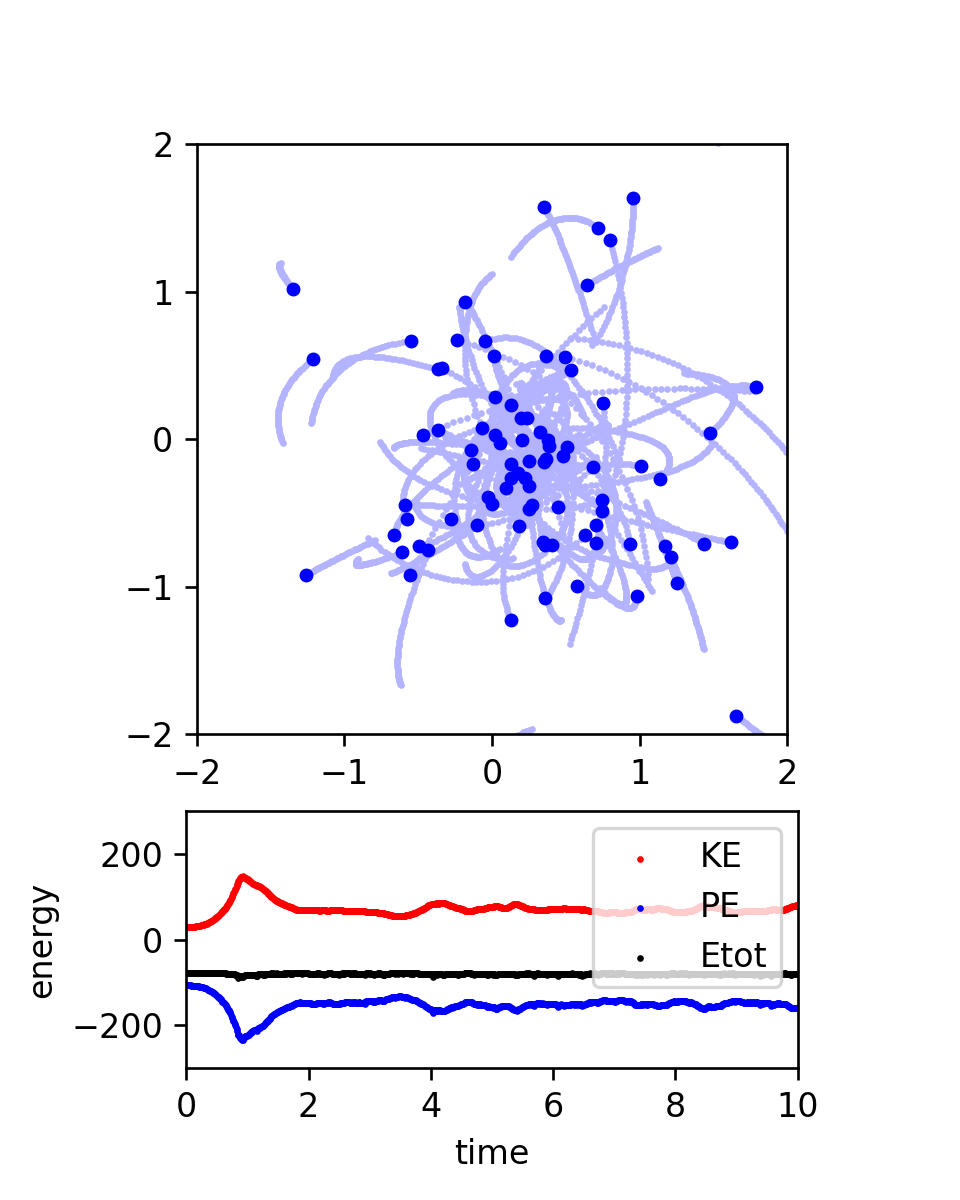

Recreate this plot in Python.
import numpy as np
import matplotlib.pyplot as plt

"""
Create Your Own N-body Simulation (With Python)
Philip Mocz (2020) Princeton Univeristy, @PMocz

Simulate orbits of stars interacting due to gravity
Code calculates pairwise forces according to Newton's Law of Gravity
"""


def getAcc(pos, mass, G, softening):
    """
    Calculate the acceleration on each particle due to Newton's Law 
	pos  is an N x 3 matrix of positions
	mass is an N x 1 vector of masses
	G is Newton's Gravitational constant
	softening is the softening length
	a is N x 3 matrix of accelerations
	"""
    # positions r = [x,y,z] for all particles
    x = pos[:, 0:1]
    y = pos[:, 1:2]
    z = pos[:, 2:3]

    # matrix that stores all pairwise particle separations: r_j - r_i
    dx = x.T - x
    dy = y.T - y
    dz = z.T - z

    # matrix that stores 1/r^3 for all particle pairwise particle separations
    inv_r3 = (dx ** 2 + dy ** 2 + dz ** 2 + softening ** 2)
    inv_r3[inv_r3 > 0] = inv_r3[inv_r3 > 0] ** (-1.5)

    ax = G * (dx * inv_r3) @ mass
    ay = G * (dy * inv_r3) @ mass
    az = G * (dz * inv_r3) @ mass

    # pack together the acceleration components
    a = np.hstack((ax, ay, az))

    return a


def getEnergy(pos, vel, mass, G):
    """
	Get kinetic energy (KE) and potential energy (PE) of simulation
	pos is N x 3 matrix of positions
	vel is N x 3 matrix of velocities
	mass is an N x 1 vector of masses
	G is Newton's Gravitational constant
	KE is the kinetic energy of the system
	PE is the potential energy of the system
	"""
    # Kinetic Energy:
    KE = 0.5 * np.sum(np.sum(mass * vel ** 2))

    # Potential Energy:

    # positions r = [x,y,z] for all particles
    x = pos[:, 0:1]
    y = pos[:, 1:2]
    z = pos[:, 2:3]

    # matrix that stores all pairwise particle separations: r_j - r_i
    dx = x.T - x
    dy = y.T - y
    dz = z.T - z

    # matrix that stores 1/r for all particle pairwise particle separations
    inv_r = np.sqrt(dx ** 2 + dy ** 2 + dz ** 2)
    inv_r[inv_r > 0] = 1.0 / inv_r[inv_r > 0]

    # sum over upper triangle, to count each interaction only once
    PE = G * np.sum(np.sum(np.triu(-(mass * mass.T) * inv_r, 1)))

    return KE, PE;


def main():
    """ N-body simulation """

    # Simulation parameters
    N = 50  # Number of particles
    t = 0  # current time of the simulation
    tEnd = 10.0  # time at which simulation ends
    dt = 0.01  # timestep
    softening = 0.1  # softening length
    G = 1.0  # Newton's Gravitational Constant
    plotRealTime = True  # switch on for plotting as the simulation goes along

    # Generate Initial Conditions
    np.random.seed(17)  # set the random number generator seed

    mass = 20.0 * np.ones((N, 1)) / N  # total mass of particles is 20
    pos = np.random.randn(N, 3)  # randomly selected positions and velocities
    vel = np.random.randn(N, 3)

    # Convert to Center-of-Mass frame
    vel -= np.mean(mass * vel, 0) / np.mean(mass)

    # calculate initial gravitational accelerations
    acc = getAcc(pos, mass, G, softening)

    # calculate initial energy of system
    KE, PE = getEnergy(pos, vel, mass, G)

    # number of timesteps
    Nt = int(np.ceil(tEnd / dt))

    # save energies, particle orbits for plotting trails
    pos_save = np.zeros((N, 3, Nt + 1))
    pos_save[:, :, 0] = pos
    KE_save = np.zeros(Nt + 1)
    KE_save[0] = KE
    PE_save = np.zeros(Nt + 1)
    PE_save[0] = PE
    t_all = np.arange(Nt + 1) * dt

    # prep figure
    fig = plt.figure(figsize=(4, 5), dpi=80)
    grid = plt.GridSpec(3, 1, wspace=0.0, hspace=0.3)
    ax1 = plt.subplot(grid[0:2, 0])
    ax2 = plt.subplot(grid[2, 0])

    # Simulation Main Loop
    for i in range(Nt):
        # (1/2) kick
        vel += acc * dt / 2.0

        # drift
        pos += vel * dt

        # update accelerations
        acc = getAcc(pos, mass, G, softening)

        # (1/2) kick
        vel += acc * dt / 2.0

        # update time
        t += dt

        # get energy of system
        KE, PE = getEnergy(pos, vel, mass, G)

        # save energies, positions for plotting trail
        pos_save[:, :, i + 1] = pos
        KE_save[i + 1] = KE
        PE_save[i + 1] = PE

        # plot in real time
        if plotRealTime or (i == Nt - 1):
            plt.sca(ax1)
            plt.cla()
            xx = pos_save[:, 0, max(i - 50, 0):i + 1]
            yy = pos_save[:, 1, max(i - 50, 0):i + 1]
            plt.scatter(xx, yy, s=1, color=[.7, .7, 1])
            plt.scatter(pos[:, 0], pos[:, 1], s=10, color='blue')
            ax1.set(xlim=(-2, 2), ylim=(-2, 2))
            ax1.set_aspect('equal', 'box')
            ax1.set_xticks([-2, -1, 0, 1, 2])
            ax1.set_yticks([-2, -1, 0, 1, 2])

            plt.sca(ax2)
            plt.cla()
            plt.scatter(t_all, KE_save, color='red', s=1, label='KE' if i == Nt - 1 else "")
            plt.scatter(t_all, PE_save, color='blue', s=1, label='PE' if i == Nt - 1 else "")
            plt.scatter(t_all, KE_save + PE_save, color='black', s=1, label='Etot' if i == Nt - 1 else "")
            ax2.set(xlim=(0, tEnd), ylim=(-300, 300))
            ax2.set_aspect(0.007)

            plt.pause(0.001)

    # add labels/legend
    plt.sca(ax2)
    plt.xlabel('time')
    plt.ylabel('energy')
    ax2.legend(loc='upper right')

    # Save figure
    plt.savefig('nbody.png', dpi=240)
    plt.show()

    return 0


if __name__ == "__main__":
    main()
